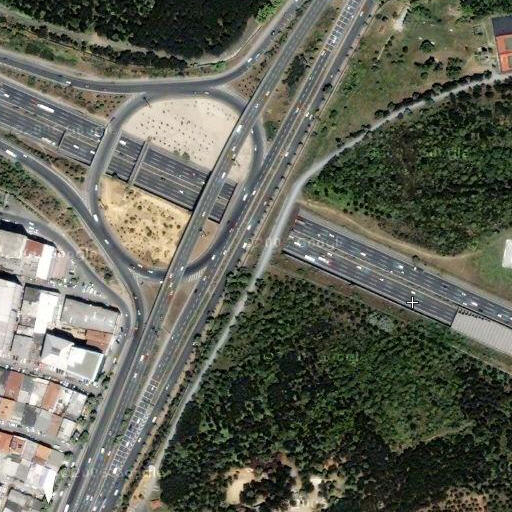
%> input picture new.jpg, 512 x 512 px
$ octave new.m   (GNU Octave 9; MATLAB toolbox functions it lacks are replaced by stand-ins)
%> lines starting %> are read from the running program, lines starting %| are printed output that depends on the picture; in (x1, y1, x2, y2) boxes, pixels count from 0 and x2, y2 are one past the last pixel; in counts of white or black regions, pixels touching at a corner belong together; the program's own positions count from 1
### isolated.m
function [ y ] = isolated( y,N,M )
%UNTITLED4 Summary of this function goes here
%   Detailed explanation goes here

    for i = 2:N-1
        for j = 2:M-1
            if(y(i,j) ~= 0)
            if(y(i,j-1) == 0 &y(i+1,j+1) == 0 &y(i+1,j-1) == 0 &y(i+1,j) == 0 & y(i+1,j+1) == 0 &y(i-1,j-1) == 0&y(i-1,j) == 0&y(i-1,j+1) == 0 )
                y(i,j) = 0 ;
            end
            end
     end

end

### anisodiff2D.m
function diff_im = anisodiff2D(im, num_iter, delta_t, kappa, option)
%ANISODIFF2D Conventional anisotropic diffusion
%   DIFF_IM = ANISODIFF2D(IM, NUM_ITER, DELTA_T, KAPPA, OPTION) perfoms
%   conventional anisotropic diffusion (Perona & Malik) upon a gray scale
%   image. A 2D network structure of 8 neighboring nodes is considered for
%   diffusion conduction.
%
%       ARGUMENT DESCRIPTION:
%               IM       - gray scale image (MxN).
%               NUM_ITER - number of iterations.
%               DELTA_T  - integration constant (0 <= delta_t <= 1/7).
%                          Usually, due to numerical stability this
%                          parameter is set to its maximum value.
%               KAPPA    - gradient modulus threshold that controls the conduction.
%               OPTION   - conduction coefficient functions proposed by Perona & Malik:
%                          1 - c(x,y,t) = exp(-(nablaI/kappa).^2),
%                              privileges high-contrast edges over low-contrast ones.
%                          2 - c(x,y,t) = 1./(1 + (nablaI/kappa).^2),
%                              privileges wide regions over smaller ones.
%
%       OUTPUT DESCRIPTION:
%                DIFF_IM - (diffused) image with the largest scale-space parameter.
%
%   Example
%   -------------
%   s = phantom(512) + randn(512);
%   num_iter = 15;
%   delta_t = 1/7;
%   kappa = 30;
%   option = 2;
%   ad = anisodiff2D(s,num_iter,delta_t,kappa,option);
%   figure, subplot 121, imshow(s,[]), subplot 122, imshow(ad,[])
%
% See also anisodiff1D, anisodiff3D.

% References:
%   P. Perona and J. Malik.
%   Scale-Space and Edge Detection Using Anisotropic Diffusion.
%   IEEE Transactions on Pattern Analysis and Machine Intelligence,
%   12(7):629-639, July 1990.
%
%   G. Grieg, O. Kubler, R. Kikinis, and F. A. Jolesz.
%   Nonlinear Anisotropic Filtering of MRI Data.
%   IEEE Transactions on Medical Imaging,
%   11(2):221-232, June 1992.
%
%   MATLAB implementation based on Peter Kovesi's anisodiff(.):
%   P. D. Kovesi. MATLAB and Octave Functions for Computer Vision and Image Processing.
%   School of Computer Science & Software Engineering,
%   The University of Western Australia. Available from:
%   <http://www.csse.uwa.edu.au/~pk/research/matlabfns/>.
%
% Credits:
% Daniel Simoes Lopes
% ICIST
% Instituto Superior Tecnico - Universidade Tecnica de Lisboa
% danlopes (at) civil ist utl pt
% http://www.civil.ist.utl.pt/~danlopes
%
% May 2007 original version.

% Convert input image to double.
im = double(im);

% PDE (partial differential equation) initial condition.
diff_im = im;

% Center pixel distances.
dx = 1;
dy = 1;
dd = sqrt(2);

% 2D convolution masks - finite differences.
hN = [0 1 0; 0 -1 0; 0 0 0];
hS = [0 0 0; 0 -1 0; 0 1 0];
hE = [0 0 0; 0 -1 1; 0 0 0];
hW = [0 0 0; 1 -1 0; 0 0 0];
hNE = [0 0 1; 0 -1 0; 0 0 0];
hSE = [0 0 0; 0 -1 0; 0 0 1];
hSW = [0 0 0; 0 -1 0; 1 0 0];
hNW = [1 0 0; 0 -1 0; 0 0 0];

% Anisotropic diffusion.
for t = 1:num_iter

        % Finite differences. [imfilter(.,.,'conv') can be replaced by conv2(.,.,'same')]
        nablaN = imfilter(diff_im,hN,'conv');
        nablaS = imfilter(diff_im,hS,'conv');
        nablaW = imfilter(diff_im,hW,'conv');
        nablaE = imfilter(diff_im,hE,'conv');
        nablaNE = imfilter(diff_im,hNE,'conv');
        nablaSE = imfilter(diff_im,hSE,'conv');
        nablaSW = imfilter(diff_im,hSW,'conv');
        nablaNW = imfilter(diff_im,hNW,'conv');

        % Diffusion function.
        if option == 1
            cN = exp(-(nablaN/kappa).^2);
            cS = exp(-(nablaS/kappa).^2);
            cW = exp(-(nablaW/kappa).^2);
            cE = exp(-(nablaE/kappa).^2);
            cNE = exp(-(nablaNE/kappa).^2);
            cSE = exp(-(nablaSE/kappa).^2);
            cSW = exp(-(nablaSW/kappa).^2);
            cNW = exp(-(nablaNW/kappa).^2);
        elseif option == 2
            cN = 1./(1 + (nablaN/kappa).^2);
            cS = 1./(1 + (nablaS/kappa).^2);
            cW = 1./(1 + (nablaW/kappa).^2);
            cE = 1./(1 + (nablaE/kappa).^2);
            cNE = 1./(1 + (nablaNE/kappa).^2);
            cSE = 1./(1 + (nablaSE/kappa).^2);
            cSW = 1./(1 + (nablaSW/kappa).^2);
            cNW = 1./(1 + (nablaNW/kappa).^2);
        end

        % Discrete PDE solution.
        diff_im = diff_im + ...
                  delta_t*(...
                  (1/(dy^2))*cN.*nablaN + (1/(dy^2))*cS.*nablaS + ...
                  (1/(dx^2))*cW.*nablaW + (1/(dx^2))*cE.*nablaE + ...
                  (1/(dd^2))*cNE.*nablaNE + (1/(dd^2))*cSE.*nablaSE + ...
                  (1/(dd^2))*cSW.*nablaSW + (1/(dd^2))*cNW.*nablaNW );

        % Iteration warning.
        fprintf('\rIteration %d\n',t);
end

### new.m
% Automatic road detection

%%
%
%  PREFORMATTED
%  TEXT
%
%%
% $x^2+e^{\pi i}$
clear all ;
close all ;
% Read image file
image = imread('new.jpg');
%> image is the input picture: size 512x512x3 uint8; mean R, G, B 97.3, 99.4, 87.3
figure
imshow(image) ;


% to gray scale
image_gray = rgb2gray(image);
figure
imshow(image_gray);

[counts,x] = imhist(image_gray);
%> counts = 256 values, max 2057 at index 102, min 57 at index 1, mean 1024; x = 256 values from 0 to 255
figure
stem(x,counts);
%> figure, not shown here; highest point at x = 101, y = 2057

imshow(image_gray);
% [18 lines of commented-out code are left out]
image_gray = isolated( image_gray,512,512 )
figure
imshow(image_gray);

figure
imshow(image_gray);
% [8 lines of commented-out code are left out]
diff_im = anisodiff2D(image_gray, 15, 0.35, 30, 2)
%> after the loop in anisodiff2D, `for t = 1:num_iter`:
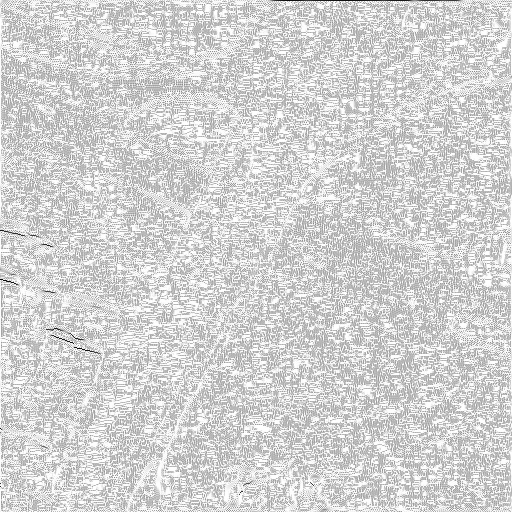
%> cS: size 512x512 double; min 0.0352, max 1, mean 0.828
%> after the loop in anisodiff2D, `for t = 1:num_iter`:
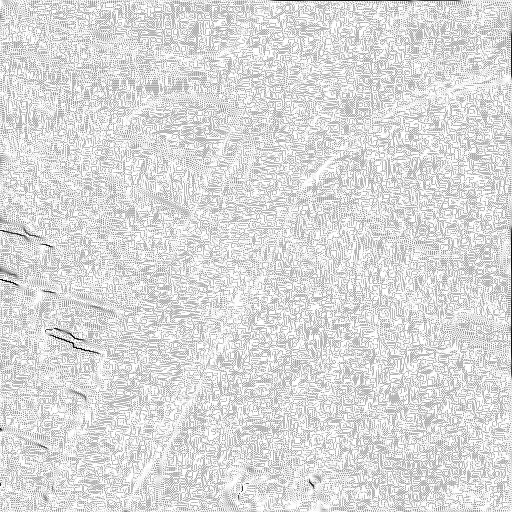
%> cSW: size 512x512 double; min 0.0209, max 1, mean 0.858; mean of the top-left, top-right, bottom-left and bottom-right quarters 0.858, 0.857, 0.86, 0.857
%> after the loop in anisodiff2D, `for t = 1:num_iter`:
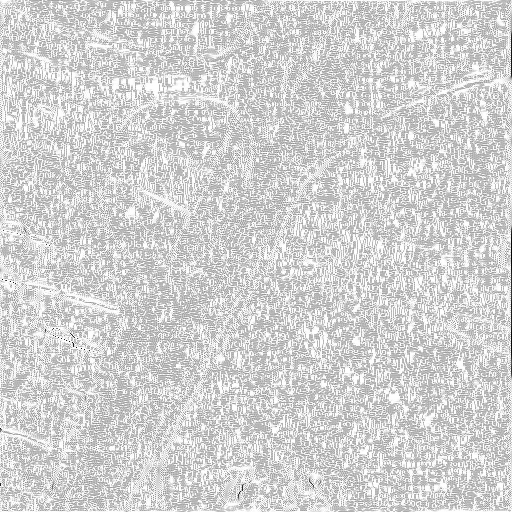
%> cW: size 512x512 double; min 0.0209, max 1, mean 0.825
%> after the loop in anisodiff2D, `for t = 1:num_iter`:
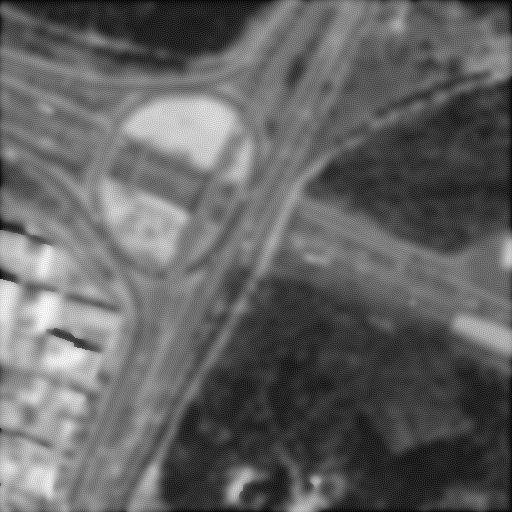
%> diff_im: size 512x512 double; min -9.9, max 264.2, mean 96.7; drawn with min black and max white
% diff_im = image_gray ;
% figure
% imshow(diff_im);245779

 BW = edge(diff_im,'canny');
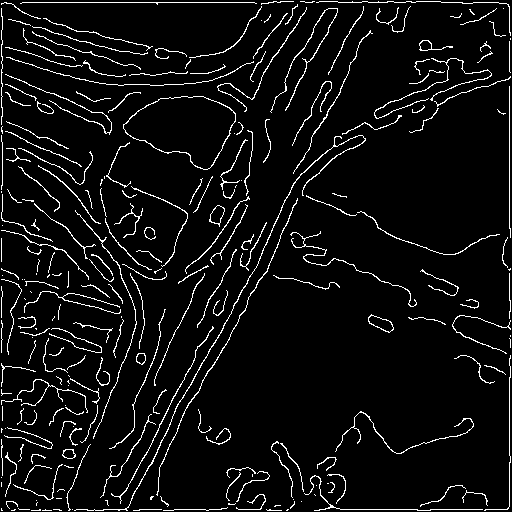
%> BW: size 512x512 logical; 5.9% white in thin lines or dots
% [4 lines of commented-out code are left out]


BW = edge(diff_im,'canny');
figure
imshow(BW);


imshow(BW);
BW_e=im2uint8(BW);
%> BW_e: size 512x512 uint8; 5.9% white in thin lines or dots
I3=image_gray-BW_e;
figure;imshow(I3);
s=size(I3);
%> s = [512 512]
%seuil=140;
img = uint8(zeros(s));
img=I3>140;
%> img: size 512x512 logical; 20.9% white; 1189 white regions (1061 under 20 px), largest, box (x1, y1, x2, y2) and area: (0, 222, 132, 445) 11488, (95, 95, 239, 268) 9782, (0, 372, 91, 512) 6519
figure;imshow(img);
img1 = img + BW ;
%> img1: size 512x512 double; values 0 (black) and 1 (white), 26.8% white; 752 white regions (658 under 20 px), largest, box (x1, y1, x2, y2) and area: (0, 191, 137, 512) 23591, (95, 95, 239, 274) 11180, (72, 128, 366, 512) 9231
figure;imshow(img1);
img1 = isolated( img1,512,512 )
%> call 2 of isolated, with N = 512, M = 512
%> after the loop in isolated (call 2), `for i = 2:N-1`:
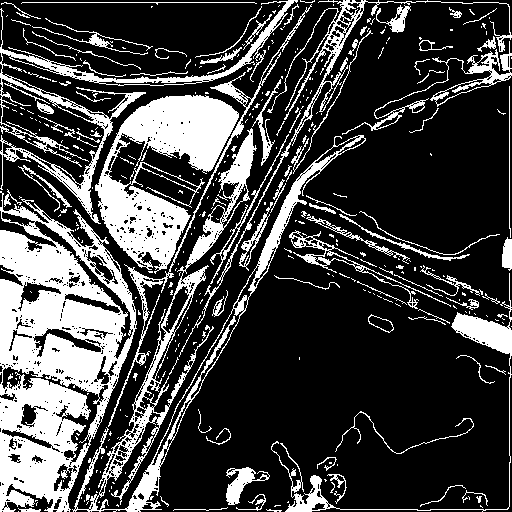
%> y: size 512x512 double; values 0 (black) and 1 (white), 26.5% white; 335 white regions (242 under 20 px), largest, box (x1, y1, x2, y2) and area: (0, 191, 137, 512) 23573, (95, 95, 239, 274) 11176, (72, 128, 366, 512) 9225
figure
imshow(img1);
background = imopen(img1,strel('disk',15));
%> background: size 512x512 double; values 0 (black) and 1 (white), 2.3% white; 5 white regions, box (x1, y1, x2, y2) and area: (182, 96, 236, 162) 2651, (60, 347, 101, 380) 1070, (0, 279, 21, 338) 919, (24, 463, 55, 495) 788, (32, 298, 61, 328) 694
img2 = img1 - background;
%> img2: size 512x512 double; values 0 (black) and 1 (white), 24.2% white; 343 white regions (248 under 20 px), largest, box (x1, y1, x2, y2) and area: (0, 191, 137, 512) 20100, (72, 128, 366, 512) 9225, (95, 95, 205, 274) 8243
figure, imshow(img2)
img2 = imadjust(img2);
img2 = imadjust(img2);
img2 = imadjust(img2);
I3 = imadjust(img2);
figure, imshow(I3);
level = graythresh(I3);
%> level = 0.498
bw = im2bw(I3,level);
se2 = strel('line',5,3)
bw1 = imclose(bw,se2)
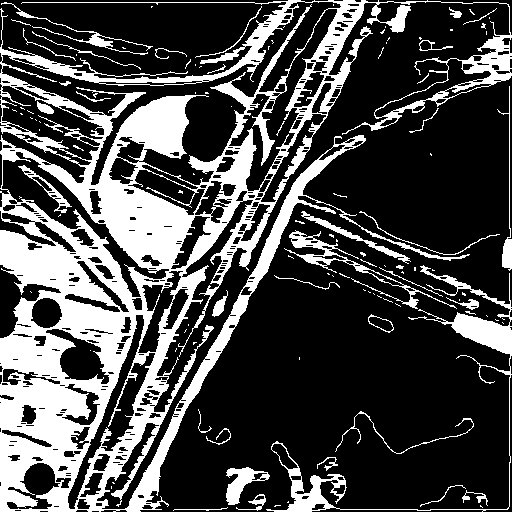
%> bw1: size 512x512 logical; 29% white; 117 white regions (77 under 20 px), largest, box (x1, y1, x2, y2) and area: (0, 0, 512, 512) 65186, (266, 265, 512, 512) 3932, (284, 230, 457, 309) 1253
figure, imshow(bw1);
